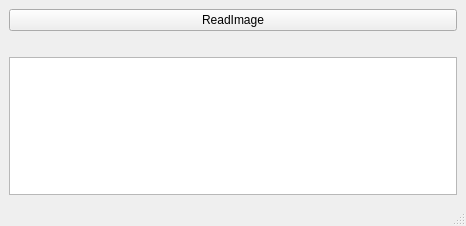
<?xml version="1.0" encoding="UTF-8"?>
<ui version="4.0">
 <class>MainWindow</class>
 <widget class="QMainWindow" name="MainWindow">
  <property name="geometry">
   <rect>
    <x>0</x>
    <y>0</y>
    <width>466</width>
    <height>226</height>
   </rect>
  </property>
  <property name="windowTitle">
   <string>Disease-Detection</string>
  </property>
  <property name="layoutDirection">
   <enum>Qt::LeftToRight</enum>
  </property>
  <widget class="QWidget" name="centralwidget">
   <layout class="QVBoxLayout" name="verticalLayout">
    <item>
     <widget class="QPushButton" name="pushButton">
      <property name="text">
       <string>ReadImage</string>
      </property>
     </widget>
    </item>
    <item>
     <layout class="QHBoxLayout" name="horizontalLayout_2">
      <item>
       <widget class="QLabel" name="img_show">
        <property name="enabled">
         <bool>true</bool>
        </property>
        <property name="lineWidth">
         <number>0</number>
        </property>
        <property name="text">
         <string/>
        </property>
       </widget>
      </item>
      <item>
       <widget class="QLabel" name="img_show2">
        <property name="enabled">
         <bool>true</bool>
        </property>
        <property name="text">
         <string/>
        </property>
       </widget>
      </item>
     </layout>
    </item>
    <item>
     <widget class="QTextBrowser" name="textBrowser"/>
    </item>
   </layout>
  </widget>
  <widget class="QStatusBar" name="statusbar">
   <property name="toolTip">
    <string/>
   </property>
   <property name="statusTip">
    <string/>
   </property>
   <property name="accessibleName">
    <string/>
   </property>
  </widget>
 </widget>
 <resources>
  <include location="img.qrc"/>
 </resources>
 <connections>
  <connection>
   <sender>pushButton</sender>
   <signal>clicked()</signal>
   <receiver>MainWindow</receiver>
   <slot>openfile()</slot>
   <hints>
    <hint type="sourcelabel">
     <x>189</x>
     <y>22</y>
    </hint>
    <hint type="destinationlabel">
     <x>95</x>
     <y>4</y>
    </hint>
   </hints>
  </connection>
 </connections>
 <slots>
  <slot>openfile()</slot>
 </slots>
</ui>
